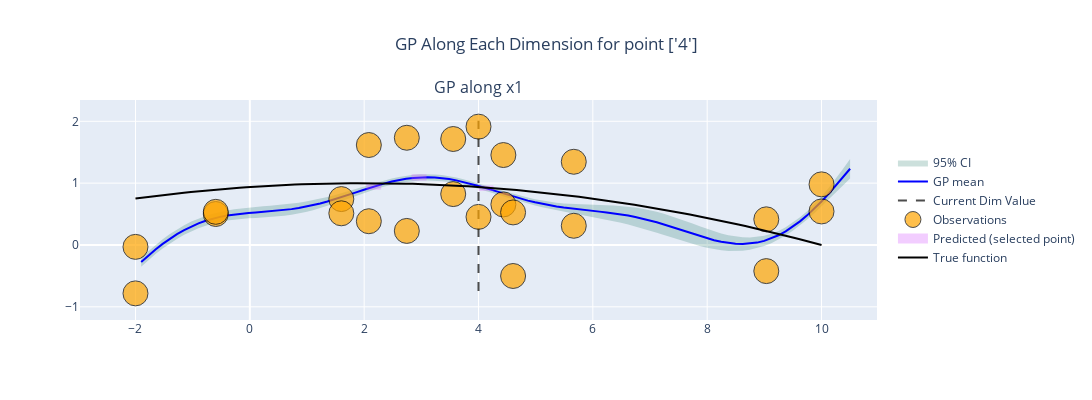

The notebook cell this image was saved under:
### Code cell
fig = runs.plot_GP(SingleTaskGP, figsize=(12,4))
plot_test(fig)
